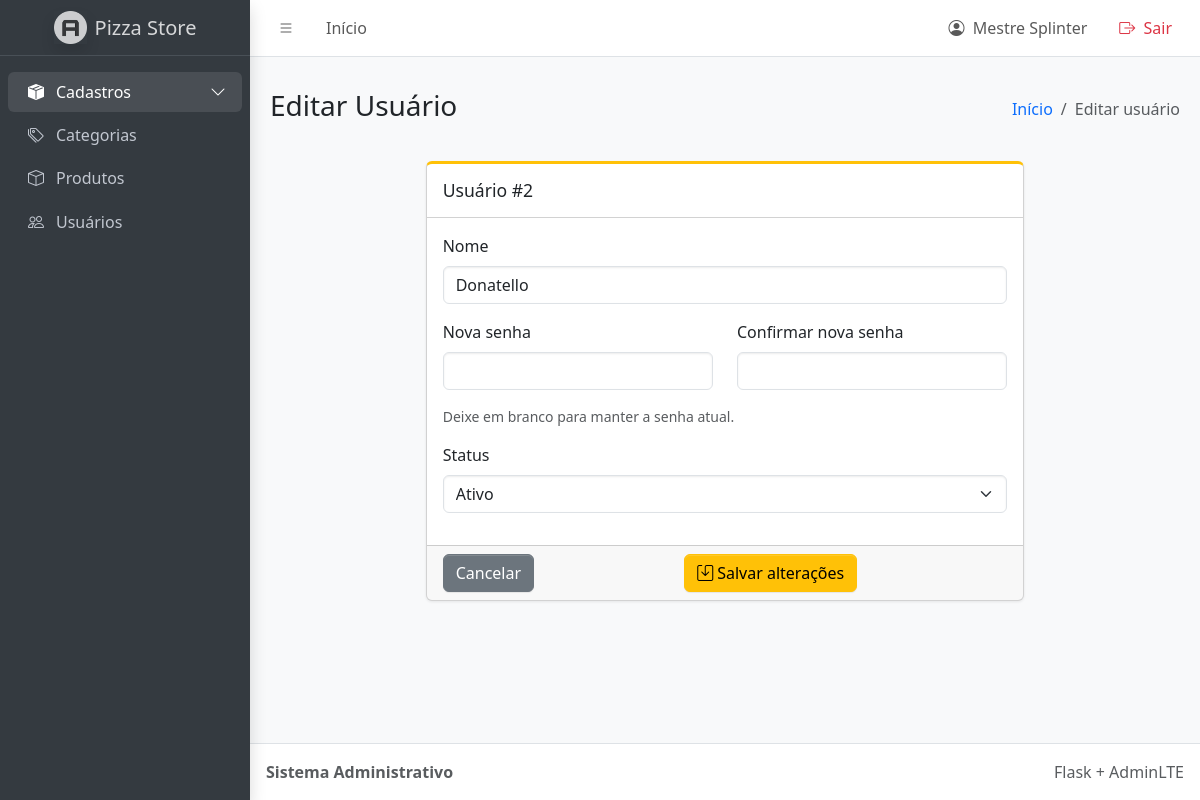
Screenshot of /editar_usuario/2 (signed in) with the database file from the repository.
### tables this page shows
CREATE TABLE usuario (
    id integer primary key AUTOINCREMENT,
    nome varchar(50) not null,
    senha varchar (50) not null,
    ativo boolean

, tipo TEXT NOT NULL DEFAULT 'cliente');

### app.py (the view, shortened to what this page needs)
@app.route('/editar_usuario/<int:id>', methods=['GET', 'POST'])
def editarUsuario(id):
    with conexao() as conn:
        usuario = conn.execute('SELECT * FROM usuario WHERE id = ?', (id,)).fetchone()
    if usuario is None:
        flash('Usuário não encontrado.', 'danger')
        return redirect(url_for('listarUsuario'))
    return render_template('admin/editar_usuario.html', usuario=usuario)

### app.py (called while the page is built)
def conexao():
    conn = sqlite3.connect(Path(app.root_path) / 'database.db')
    conn.row_factory = sqlite3.Row
    return conn

@app.before_request
def proteger_rotas_administrativas():
    if request.endpoint not in ROTAS_ADMIN:
        return
    if 'usuario_id' not in session:
        flash('Faça login para acessar o painel.', 'warning')
        return redirect(url_for('login'))
    if session.get('tipo') != 'admin':
        flash('Acesso permitido somente ao administrador.', 'danger')
        return redirect(url_for('loja'))

### templates/admin/editar_usuario.html (shortened to what this page needs)
{% extends 'admin/base.html' %}
{% block page_title %}Editar Usuário{% endblock %}
{% block breadcrumb %}Editar usuário{% endblock %}
{% block content %}
<div class="row justify-content-center">
  <div class="col-xl-8 col-lg-10">
    <div class="card card-warning card-outline">
      <div class="card-header"><h3 class="card-title">Usuário #{{ usuario.id }}</h3></div>
      <form method="POST">
        <div class="card-body">
          <div class="mb-3">
            <label for="nome" class="form-label">Nome</label>
            <input type="text" class="form-control" id="nome" name="nome" maxlength="50"
                   value="{{ usuario.nome }}" required>
          </div>
          <div class="row">
            <div class="col-md-6 mb-3">
              <label for="senha" class="form-label">Nova senha</label>
              <input type="password" class="form-control" id="senha" name="senha" autocomplete="new-password">
            </div>
            <div class="col-md-6 mb-3">
              <label for="confirmar_senha" class="form-label">Confirmar nova senha</label>
              <input type="password" class="form-control" id="confirmar_senha" name="confirmar_senha" autocomplete="new-password">
            </div>
            <div class="form-text mt-0 mb-3">Deixe em branco para manter a senha atual.</div>
          </div>
          <div class="mb-3">
            <label for="ativo" class="form-label">Status</label>
            <select class="form-select" id="ativo" name="ativo">
              <option value="True" {% if usuario.ativo|string == 'True' %}selected{% endif %}>Ativo</option>
            </select>
          </div>
        </div>
        <div class="card-footer d-flex justify-content-between">
          <a href="{{ url_for('listarUsuario') }}" class="btn btn-secondary">Cancelar</a>
          <button type="submit" class="btn btn-warning"><i class="bi bi-save me-1"></i>Salvar alterações</button>
        </div>
      </form>
    </div>
  </div>
</div>
{% endblock %}

### templates/admin/base.html (style rules this page uses)
.app-content .card { box-shadow: 0 1px 3px rgba(0,0,0,.08); }

### rows the page displays
usuario: id "2", nome "Donatello", ativo "Ativo"

### other values shown
{{ session.get('usuario_nome', 'Administrador') }} "Mestre Splinter"
